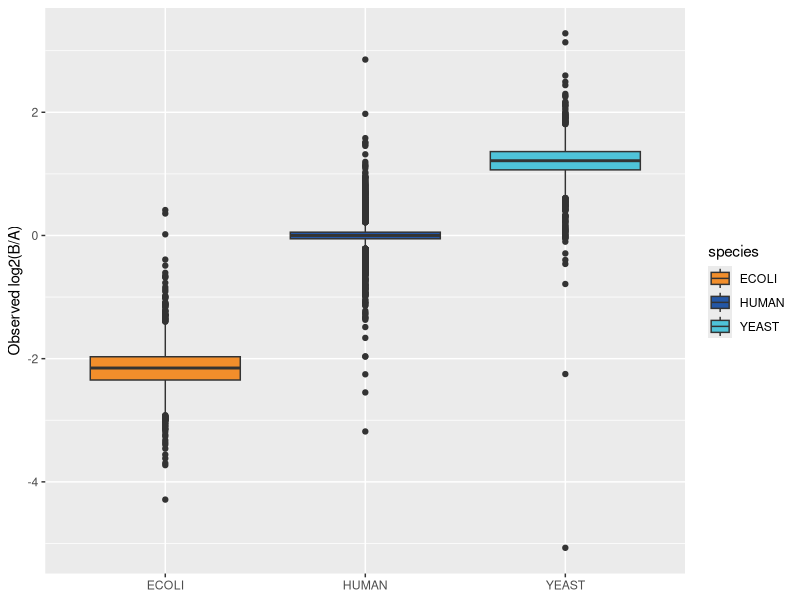
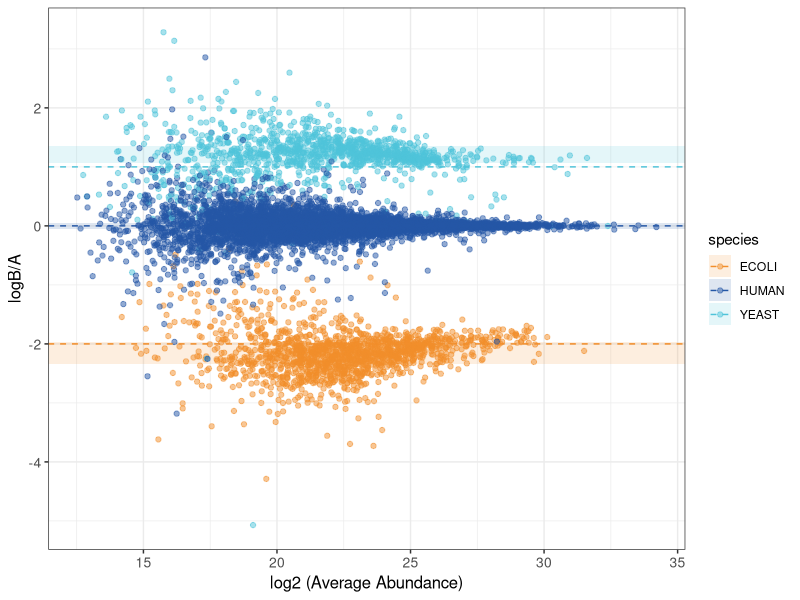

The R script that drew these images, in order:
## ---- chunk 1
library(tidyverse)
library(ggplot2)
library(ggridges)
## ---- chunk 2
report <- read.delim("report.pg_matrix.tsv", check.names = FALSE, stringsAsFactors = FALSE)

dim(report)
## ---- chunk 3
df <- report %>%
  filter(!grepl("crap", Protein.Group, ignore.case = TRUE))

cat("Protein groups removed as contaminants:", nrow(report) - nrow(df), "\n")
cat("Proteins after contaminant removal:", nrow(df), "\n")
## ---- chunk 4

mixed_species <- df %>%
  filter(
    grepl("_HUMAN", Protein.Names) +
    grepl("_YEAST", Protein.Names) +
    grepl("_ECOLI", Protein.Names) > 1)

cat("Ambiguous identifications:", nrow(mixed_species), "\n")

df <- df %>%
  filter(
      !(grepl("_HUMAN", Protein.Names) +
      grepl("_YEAST", Protein.Names) +
      grepl("_ECOLI", Protein.Names) > 1))

## ---- chunk 5
df <- df %>%
  mutate(species = case_when(
      grepl("_HUMAN", Protein.Names, ignore.case = TRUE) ~ "HUMAN",
      grepl("_YEAST", Protein.Names, ignore.case = TRUE) ~ "YEAST",
      grepl("_ECOLI", Protein.Names, ignore.case = TRUE) ~ "ECOLI",
      TRUE ~ NA_character_)) %>%
  filter(!is.na(species))

table(df$species)
## ---- chunk 6

sampleComposition <- tibble(
  species = c("HUMAN", "YEAST", "ECOLI"),
  A = c(65, 15, 20),
  B = c(65, 30, 5)) %>%
  mutate(expected_logFC = log2(B / A))

sampleComposition
## ---- chunk 7

A_cols <- c(
  "20240509_LFQ_A_1",
  "20240509_LFQ_A_2",
  "20240509_LFQ_A_3")

B_cols <- c(
  "20240509_LFQ_B_1",
  "20240509_LFQ_B_2",
  "20240509_LFQ_B_3")
## ---- chunk 8

df <- df %>%
  mutate(
    nA = rowSums(!is.na(across(all_of(A_cols)))),
    nB = rowSums(!is.na(across(all_of(B_cols)))))

completeness_summary <- df %>%
  summarise(total = n(),
    complete = sum(nA == length(A_cols) & nB == length(B_cols)),
    incomplete = sum(!(nA == length(A_cols) & nB == length(B_cols))))

completeness_summary
## ---- chunk 9
df <- df %>%
  filter(nA == length(A_cols), nB == length(B_cols))

cat("Protein groups after completeness filtering:", nrow(df), "\n")
## ---- chunk 10

metrics <- df %>%
  rowwise() %>%
  mutate(
    mean_A = mean(c_across(all_of(A_cols)), na.rm = TRUE),
    mean_B = mean(c_across(all_of(B_cols)), na.rm = TRUE),

    sd_A = sd(c_across(all_of(A_cols)), na.rm = TRUE),
    sd_B = sd(c_across(all_of(B_cols)), na.rm = TRUE),

    cv_A = 100 * sd_A / mean_A,
    cv_B = 100 * sd_B / mean_B,

    mean_CV = mean(c(cv_A, cv_B), na.rm = TRUE),

    abundance = log2((mean_A + mean_B) / 2),

    observed_logFC = if_else(
      mean_A > 0 & mean_B > 0,
      log2(mean_B / mean_A),
      NA_real_
    )
  ) %>%
  ungroup()

## ---- chunk 11

df_metrics <- metrics %>%
  left_join(sampleComposition %>%
      select(species, expected_logFC), by = "species") %>%
  mutate(deviation = observed_logFC - expected_logFC) 

fc_metrics <- df_metrics %>%
  filter(is.finite(deviation)) %>%
  group_by(species) %>%
  summarise(
    proteins = n(),
    median_logFC = median(observed_logFC, na.rm = TRUE),
    mean_deviation = mean(deviation, na.rm = TRUE),
    sd_error = sd(deviation, na.rm = TRUE),
    median_abs_error = median(abs(deviation), na.rm = TRUE),
    RMSE = sqrt(mean(deviation^2, na.rm = TRUE)),
    .groups = "drop")

fc_metrics
## ---- chunk 12

cv_metrics <- df_metrics %>%
  filter(is.finite(mean_CV)) %>%
  group_by(species) %>%
  summarise(
    proteins = n(),
    median_CV = median(mean_CV),
    mean_CV = mean(mean_CV),
    .groups = "drop")

cv_metrics
## ---- chunk 13
iqr_df <- df_metrics %>%
    filter(is.finite(observed_logFC)) %>%
    group_by(species) %>%
    summarise(
        ymin = quantile(observed_logFC, 0.25, na.rm = TRUE),
        ymax = quantile(observed_logFC, 0.75, na.rm = TRUE),
        expected_logFC = first(expected_logFC),
        .groups = "drop")
iqr_df
## ---- chunk 14
cols <- c(HUMAN = "#2457A6", YEAST = "#4FC3D9", ECOLI = "#F28E2B")
## ---- chunk 15

ggplot(df_metrics,
  aes(species, observed_logFC, fill = species)) +
  geom_boxplot() +
  scale_fill_manual(values = cols) +
  labs(x = NULL, y = "Observed log2(B/A)")
## ---- chunk 16
p_fc <- ggplot(df_metrics,
    aes(abundance, observed_logFC, color = species)) +


geom_rect(data = iqr_df,
    aes(xmin = -Inf,
        xmax = Inf,
        ymin = ymin,
        ymax = ymax,
        fill = species),
    inherit.aes = FALSE,
    alpha = 0.15) +
    geom_point(alpha = 0.5) +

    geom_hline(data = sampleComposition,
        aes(yintercept = expected_logFC, color = species), linetype = 2) +
    scale_color_manual(values = cols) +
    scale_fill_manual(values = cols) +

    theme_bw() +
    theme (axis.title = element_text(size = 12), axis.text = element_text(size = 10)) + 
    labs(x = "log2 (Average Abundance)", y = "logB/A")

p_fc
## ---- chunk 17
sessionInfo()
